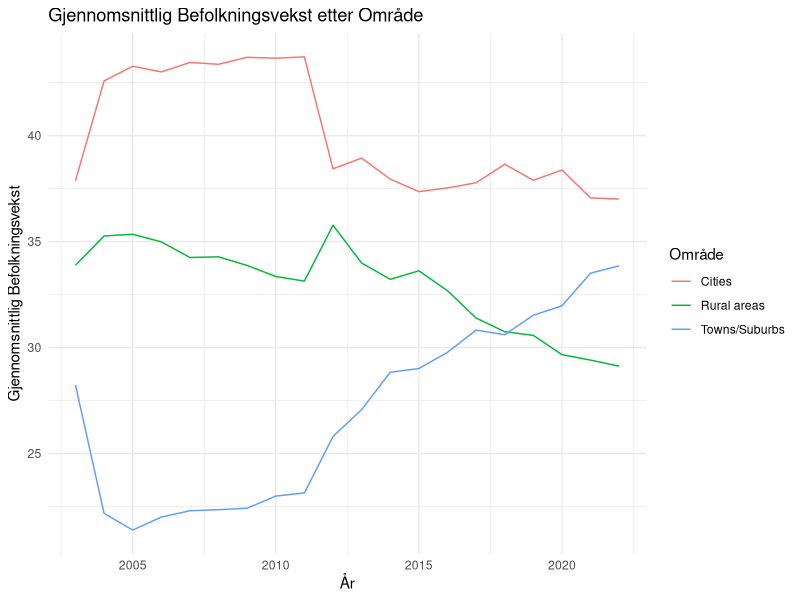

Write R code to recreate this figure. (Note: this script raises an error after producing the figure.)
## ---- chunk 1
#| label: setup 
#| output: false
#| message: false
library(tidyverse)
library(readxl)
library(dplyr)
library(ggplot2)
## ---- chunk 2
data <- read_csv("ilc_lvho01__custom_9371289_linear.csv", 
    locale = locale(date_names = "nb", encoding = "ISO-8859-1"))
View(ilc_lvho01_custom_9371289_linear)
## ---- chunk 3
columns_to_remove <- c("DATAFLOW", "LAST UPDATE", "freq", "incgrp", "building", "unit", "OBS_FLAG")
data <- data[, !(names(data) %in% columns_to_remove)]
## ---- chunk 4
data <- data %>% 
  filter(geo != "LV") |> 
  mutate(deg_urb = case_when(
    deg_urb == "DEG1" ~ "Cities",
    deg_urb == "DEG2" ~ "Towns/Suburbs",
    deg_urb == "DEG3" ~ "Rural areas"
  ))
## ---- chunk 5
data %>%
  group_by(deg_urb, TIME_PERIOD) %>%
  summarise(mean_value = mean(OBS_VALUE)) %>%
  ggplot(aes(x = TIME_PERIOD, y = mean_value, color = deg_urb)) +
  geom_line() +
  labs(title = "Gjennomsnittlig Befolkningsvekst etter Område",
       x = "År",
       y = "Gjennomsnittlig Befolkningsvekst",
       color = "Område") +
  theme_minimal()

## ---- chunk 6
deg1_data <- data |> 
  filter(deg_urb == "Cities")

summary(deg1_data$OBS_VALUE)
## ---- chunk 7
standardavvik_deg1 <- sd(deg1_data$OBS_VALUE)

# Vis resultatet
print(standardavvik_deg1)

## ---- chunk 8
deg3_data <- data |> 
  filter(deg_urb == "Rural areas")

summary(deg3_data$OBS_VALUE)
## ---- chunk 9
standardavvik_deg2 <- sd(deg2_data$OBS_VALUE)

# Vis resultatet
print(standardavvik_deg2)
## ---- chunk 10
deg3_data <- data |> 
  filter(deg_urb == "Rural areas")

summary(deg3_data$OBS_VALUE)
## ---- chunk 11
standardavvik_deg3 <- sd(deg3_data$OBS_VALUE)

# Vis resultatet
print(standardavvik_deg3)
## ---- chunk 12
cities_plot <- data |> 
  filter(deg_urb == "Cities") |> 
  ggplot(aes(x = TIME_PERIOD, y = OBS_VALUE, color = geo)) +
  geom_line() +
  labs(title = "Population Growth Trends in Cities by Country",
       x = "Year",
       y = "Population Growth",
       color = "Country")

print(cities_plot)
## ---- chunk 13
cities_mt_plot <- data |>
  filter(deg_urb == "Cities", geo == "MT") |>
  ggplot(aes(x = "TIME_PERIOD", y = "OBS_VALUE")) +
  geom_line() +
  labs(title = "Population Growth in Cities (MT)",
       x = "Year",
       y = "Population Growth")
## ---- chunk 14
selected_countries <- c("MT", "LU", "NO", "EE")
selected_data <- subset(data, deg_urb == "Cities" & geo %in% selected_countries)

# Lag linjediagram
selected_cities <- ggplot(selected_data, aes(x = TIME_PERIOD, y = OBS_VALUE, group = geo, color = geo)) +
  geom_line() +
  labs(title = "Population Growth in Cities by Selected Countries",
       x = "Time Period",
       y = "Population Growth",
       color = "Country")

# Vis linjediagrammet
print(selected_cities)
## ---- chunk 15
towns_suburbs_plot <- data |> 
  filter(deg_urb == "Towns/Suburbs") |> 
  ggplot(aes(x = TIME_PERIOD, y = OBS_VALUE, color = geo)) +
  geom_line() +
  labs(title = "Population Growth Trends in Towns and Suburbs by Country",
       x = "Year",
       y = "Population Growth",
       color = "Country")

print(towns_suburbs_plot)
## ---- chunk 16
selected_countries_2 <- c("MT", "LU", "NO", "EE")
subset_towns <- subset(data, deg_urb == "Towns/Suburbs" & geo %in% selected_countries_2)

selected_towns <- ggplot(subset_towns, aes(x = TIME_PERIOD, y = OBS_VALUE, group = geo, color = geo)) +
  geom_line() +
  labs(title = "Population Growth in Towns and Suburbs by Selected Countries",
       x = "Time Period",
       y = "Population Growth",
       color = "Country")

print(selected_towns)
## ---- chunk 17
rural_plot <- data |> 
  filter(deg_urb == "Rural areas") |> 
  ggplot(aes(x = TIME_PERIOD, y = OBS_VALUE, color = geo)) +
  geom_line() +
  labs(title = "Population Growth Trends in Rural areas by Country",
       x = "Year",
       y = "Population Growth",
       color = "Country")

print(rural_plot)
## ---- chunk 18
selected_countries_3 <- c("MT", "LU", "NO", "EE")
subset_rural <- subset(data, deg_urb == "Rural areas" & geo %in% selected_countries_3)

selected_rural <- ggplot(subset_rural, aes(x = TIME_PERIOD, y = OBS_VALUE, group = geo, color = geo)) +
  geom_line() +
  labs(title = "Population Growth in Rural areas by Selected Countries",
       x = "Time Period",
       y = "Population Growth",
       color = "Country")

print(selected_rural)
## ---- chunk 19
data1 <- arbeidskraft <- read_csv("arbeidskraft.csv") |> 
  select(arbeidsvekst = OBS_VALUE, geo, age, deg_urb, TIME_PERIOD)

data2 <- arbeidsledighet1 <- read_csv("arbeidsledighet1.csv") |> 
  select(arbeidsledig = OBS_VALUE, geo,age, deg_urb, TIME_PERIOD)

data3 <- huspris <- read_csv("huspris.csv") |> 
  select(huspris = OBS_VALUE, geo, deg_urb, TIME_PERIOD)
## ---- chunk 20
arbeidsvekst <- data1 |>
  filter(age == "Y15-64") |>
  mutate(deg_urb = case_when(
    deg_urb == "DEG1" ~ "Cities",
    deg_urb == "DEG2" ~ "Towns/Suburbs",
    deg_urb == "DEG3" ~ "Rural Areas",
    TRUE ~ as.character(deg_urb)  # Beholder andre verdier uendret
  ))
## ---- chunk 21
arbeidsledige <- data2 |> 
  filter(age == "Y15-64") |>
  mutate(deg_urb = case_when(
    deg_urb == "DEG1" ~ "Cities",
    deg_urb == "DEG2" ~ "Towns/Suburbs",
    deg_urb == "DEG3" ~ "Rural Areas",
    TRUE ~ as.character(deg_urb)  # Beholder andre verdier uendret
  ))
## ---- chunk 22
huspris <- data3 |> 
  mutate(deg_urb = case_when(
    deg_urb == "DEG1" ~ "Cities",
    deg_urb == "DEG2" ~ "Towns/Suburbs",
    deg_urb == "DEG3" ~ "Rural Areas",
    TRUE ~ as.character(deg_urb)  # Beholder andre verdier uendret
  ))
## ---- chunk 23
join <- arbeidsvekst |> 
  left_join(arbeidsledige, join_by(geo, TIME_PERIOD, deg_urb))

join1 <- join |> 
  left_join(huspris, join_by(geo, TIME_PERIOD, deg_urb))

maindata <- join1 |> 
  left_join(data, join_by(geo, TIME_PERIOD, deg_urb))
## ---- chunk 24
maindata <- maindata %>%
  group_by(geo, TIME_PERIOD) %>%
  mutate(arb.ledig.geo.mean = mean(arbeidsledig, na.rm = TRUE), huspris.geo.mean = mean(huspris, na.rm = TRUE), arb.vekst.geo.mena = mean(arbeidsvekst, na.rm = TRUE))

## ---- chunk 25
maindata <- maindata %>%
  mutate(classification = case_when(
    arbeidsledig > arb.ledig.geo.mean & arbeidsvekst > arb.vekst.geo.mena & huspris > huspris.geo.mean ~ "1.høy arbeisledighet, høy arbeidsvekst, høy huspris",
    arbeidsledig > arb.ledig.geo.mean & arbeidsvekst > arb.vekst.geo.mena & huspris <= huspris.geo.mean ~ "2.høy arbeisledighet, høy arbeidsvekst, lav huspris",
    arbeidsledig > arb.ledig.geo.mean & arbeidsvekst <= arb.vekst.geo.mena & huspris > huspris.geo.mean ~ "3.høy arbeisledighet, lav arbeidsvekst, høy huspris",
    arbeidsledig > arb.ledig.geo.mean & arbeidsvekst <= arb.vekst.geo.mena & huspris <= huspris.geo.mean ~ "4.høy arbeisledighet, lav arbeidsvekst, lav huspris",
    arbeidsledig <= arb.ledig.geo.mean & arbeidsvekst > arb.vekst.geo.mena & huspris > huspris.geo.mean ~ "5.lav arbeisledighet, høy arbeidsvekst, høy huspris",
    arbeidsledig <= arb.ledig.geo.mean & arbeidsvekst > arb.vekst.geo.mena & huspris <= huspris.geo.mean ~ "6.lav arbeisledighet, høy arbeidsvekst, lav huspris",
    arbeidsledig <= arb.ledig.geo.mean & arbeidsvekst <= arb.vekst.geo.mena & huspris > huspris.geo.mean ~ "7.lav arbeisledighet, lav arbeidsvekst, høy huspris",
    arbeidsledig <= arb.ledig.geo.mean & arbeidsvekst <= arb.vekst.geo.mena & huspris <= huspris.geo.mean ~ "8. lav arbeisledighet, lav arbeidsvekst, lav huspris",
    TRUE ~ "unknown")
  )
